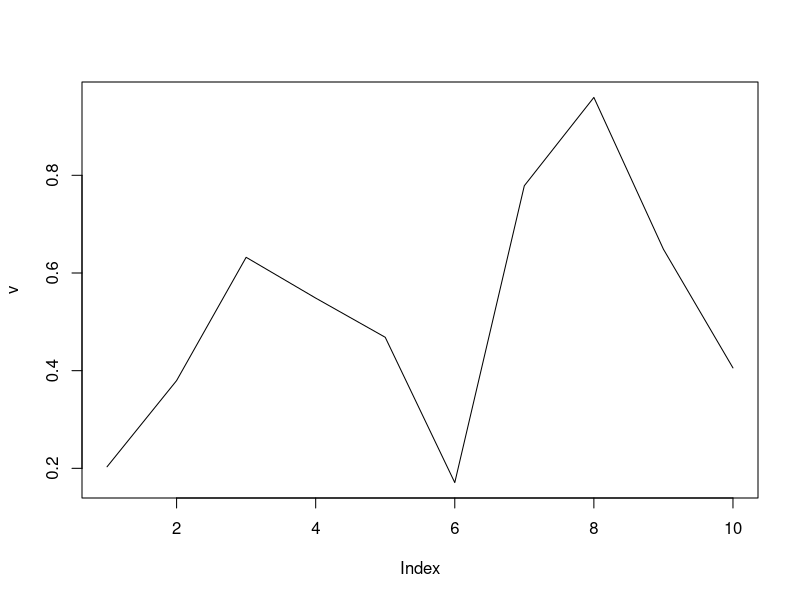
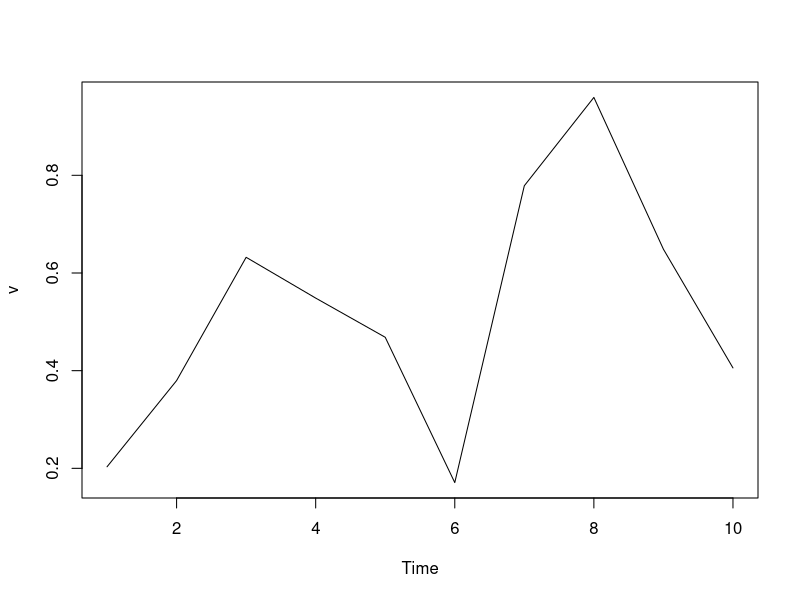
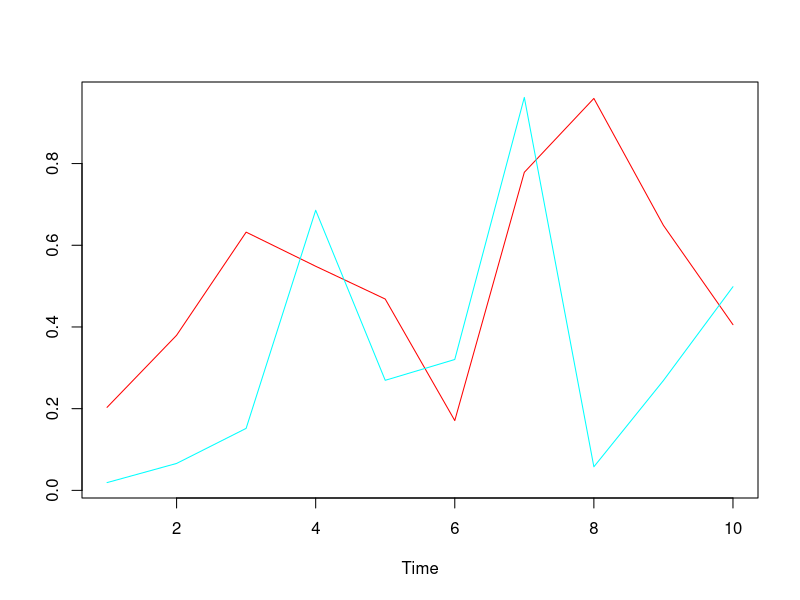
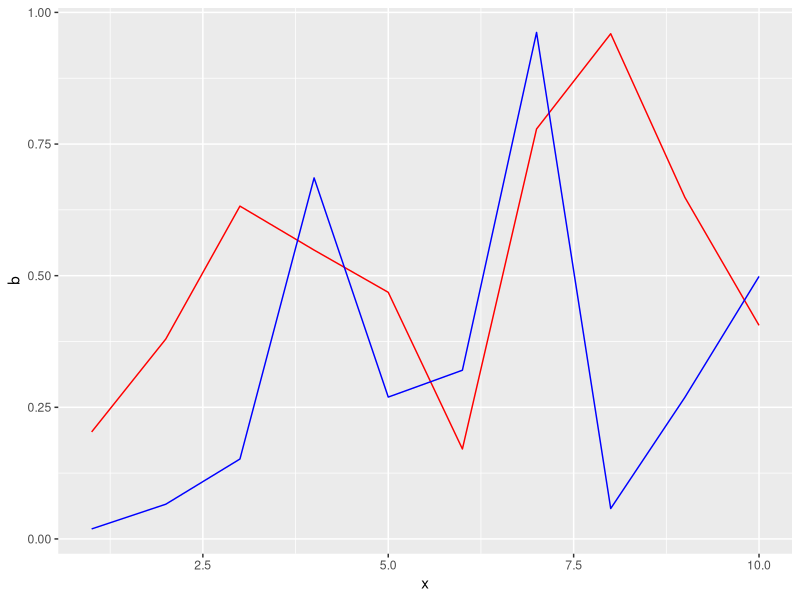

Here is the R script that generated these plots, in order:
library(data.table)
library(ggplot2)

v <- runif(10)
plot(v, type = 'l')
ts.plot(v)

dt <- as.data.table(list(x=1L:10L, b=v, c=runif(10)))

ts.plot(cbind(dt$b, dt$c), gpars= list(col=rainbow(2)))

ggplot(dt, aes(x = x)) +
    geom_line(aes(y = b), color = "red") +
    geom_line(aes(y = c), color = "blue")
